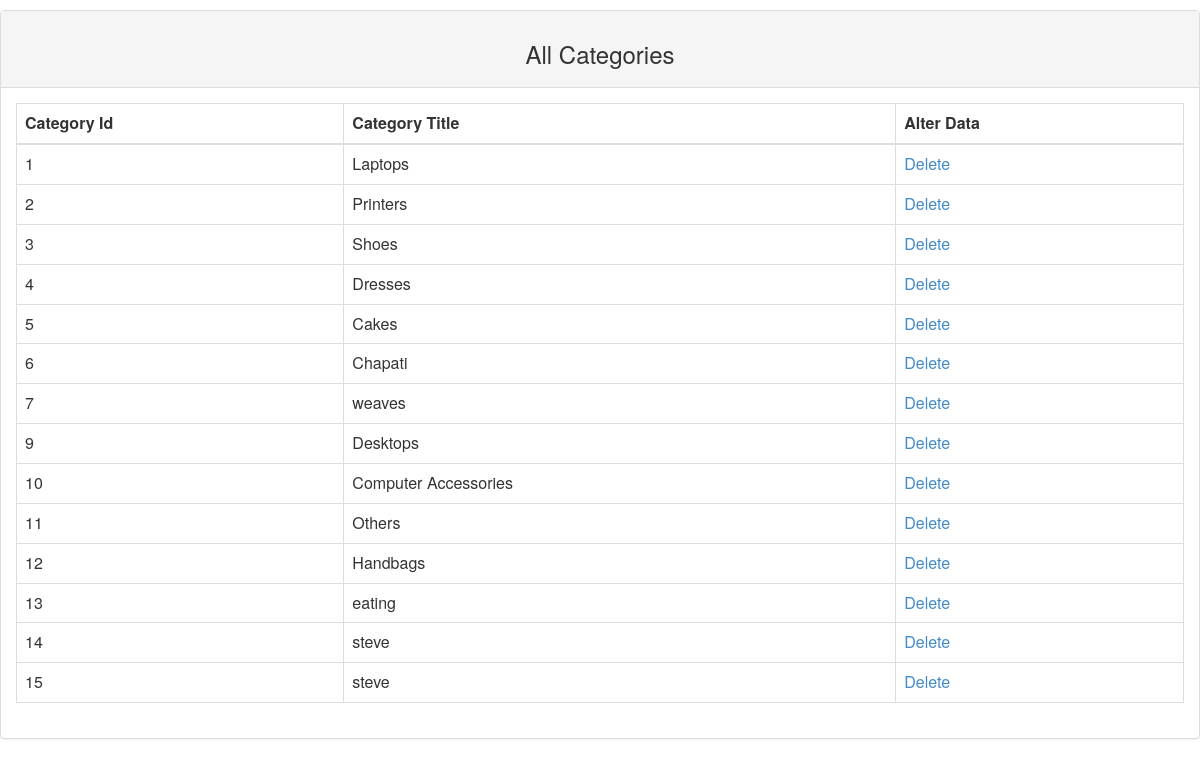
Screenshot of /admin/view_subcategories.php with the database file from the repository.
### tables this page shows
CREATE TABLE IF NOT EXISTS `subcategories` (
  `subcat_id` int(10) NOT NULL,
  `cat_id` int(10) NOT NULL,
  `subcat_title` varchar(255) NOT NULL
);

### admin/view_subcategories.php (the view, shortened to what this page needs)
<!DOCTYPE HTML">
<html>
<head>
<link type="text/css"rel="stylesheet"href="../css/bootstrap.min.css"/>
<link type="text/css"rel="stylesheet"href="styles.css"/>
</head>
<body>
    <div class="panel panel-default"style="margin-top: 10px;">
    	<div class="panel-heading">
    		<h3 style="text-align: center;">All Categories</h3>
    	</div>
    	<div class="panel-body">
    		<table class="table table-bordered">
    			<thead>
    			<tr>
    				<th>Category Id</th>
    				<th>Category Title</th>
    				<th>Alter Data</th>
    			</tr>
    			</thead>
    			<tbody>
    				     <?php
    				     $select_subcategories="SELECT * FROM subcategories";
    				     $select_result2=mysql_query($select_subcategories);
    				     while($category_row2=mysql_fetch_array($select_result2))
    				     {
						 	$subcat_id2=$category_row2['subcat_id'];
						 	$subcat_title2=$category_row2['subcat_title'];
    				     	  echo "<tr>
    				     	  	<td>$subcat_id2</td>
    				     	  	<td>$subcat_title2</td>
    				     	  	<td><a href='delete_category.php?delete_category=$subcat_id2'>Delete</a></td>
    				     	  </tr>";
    				    }
    				     ?>
    	        </tbody>
    	        </table>
    	</div>
    </div>
</body>
</html>

### rows the page displays
subcategories: subcat_id "1", subcat_title "Laptops"
subcategories: subcat_id "2", subcat_title "Printers"
subcategories: subcat_id "3", subcat_title "Shoes"
subcategories: subcat_id "4", subcat_title "Dresses"
subcategories: subcat_id "5", subcat_title "Cakes"
subcategories: subcat_id "6", subcat_title "Chapati"
subcategories: subcat_id "7", subcat_title "weaves"
subcategories: subcat_id "9", subcat_title "Desktops"
subcategories: subcat_id "10", subcat_title "Computer Accessories"
subcategories: subcat_id "11", subcat_title "Others"
subcategories: subcat_id "12", subcat_title "Handbags"
subcategories: subcat_id "13", subcat_title "eating"
subcategories: subcat_id "14", subcat_title "steve"
subcategories: subcat_id "15", subcat_title "steve"
